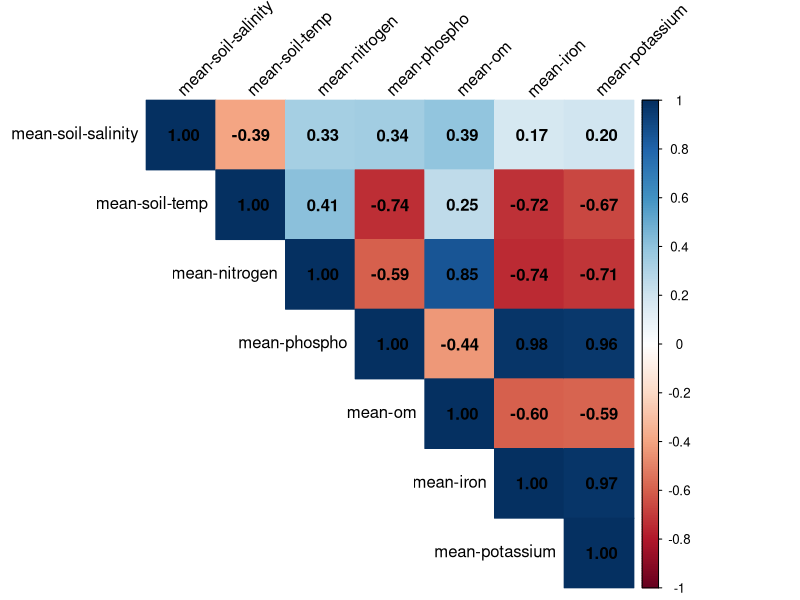
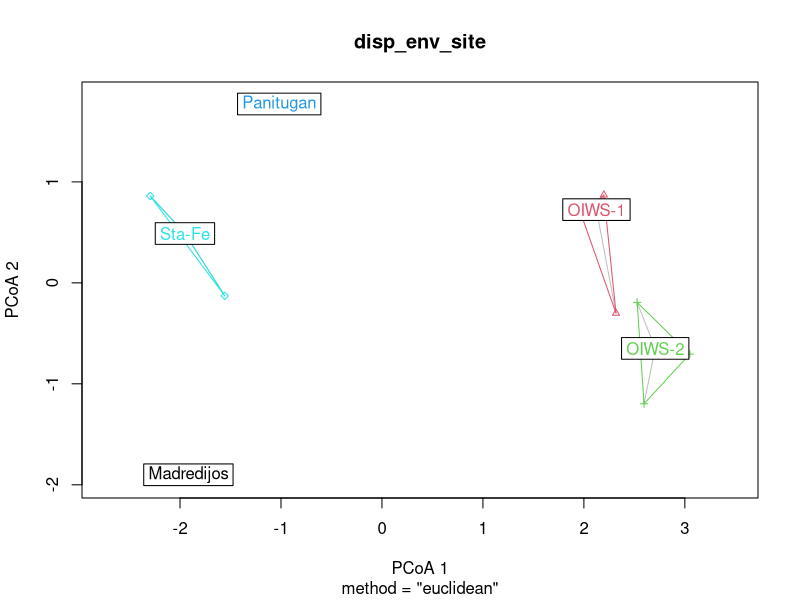

Recreate these plots in R, in order. (Note: this script raises an error after producing the figures.)
### RDA analysis; Final####
library(vegan)
library(glmnet)
library(ggplot2)
library(ggrepel)



# Read feature table
#Feature table used here is one where taxa with unassigned phylum were removed along with mitochondria and chloroplast reads hence, "clean"
asv <- read.table(
  "feature-table-clean.tsv",
  header = TRUE,
  row.names = 1,
  sep = "\t",
  skip = 1,
  check.names = FALSE,
  comment.char = ""
)

# Transpose so samples are rows and ASVs/features are columns
asv_t <- t(asv)

# Read metadata
meta <- read.table(
  "usc-sediment-metadata.tsv",
  header = TRUE,
  row.names = 1,
  sep = "\t",
  check.names = FALSE,
  comment.char = "",
  quote = ""
)

# Check if asv table and metadata table match
nrow(asv_t)
rownames(asv_t)

nrow(meta)
rownames(meta)

length(intersect(rownames(asv_t), rownames(meta)))

setdiff(rownames(asv_t), rownames(meta))
setdiff(rownames(meta), rownames(asv_t))

# Match the samples
common_samples <- intersect(rownames(asv_t), rownames(meta))

## The following steps will prepare the asv table for any downstream statistical analysis such as if you want to do permutation analysis manually without using distances generated by QIIME2. 
# Note that samples = rows, ASVs = columns

asv_perm <- asv_t[common_samples, ] #subset only the samples common to asv table and metadata
meta_perm <- meta[common_samples, ] #subset only the samples common to metadata and asv table

all(rownames(asv_perm) == rownames(meta_perm)) #check
nrow(asv_perm)

# Remove samples with zero total abundance
asv_perm <- asv_perm[rowSums(asv_perm) > 0, , drop = FALSE]

# Re-match metadata after removing any empty samples
meta_perm <- meta_perm[rownames(asv_perm), , drop = FALSE]

# Remove ASVs/features with zero total abundance
asv_perm <- asv_perm[, colSums(asv_perm) > 0, drop = FALSE]

# Confirm
all(rownames(asv_perm) == rownames(meta_perm))
nrow(asv_perm)


# Hellinger transform the raw ASV counts 
#Because RDA is a linear ordination method based on Euclidean distances, ASV abundance data were Hellinger-transformed prior to analysis following Legendre and Gallagher (2001), which recommended this transformation for community composition data used in linear ordination.

asv_hell <- decostand(asv_perm, method = "hellinger")

# Preparing the environmental variables data 

env_vars <- c("mean-soil-salinity",
              "mean-soil-temp",
              "mean-nitrogen",
              "mean-phospho",
              "mean-om",
              "mean-iron",
              "mean-potassium")

# Make metadata copy
meta_rda <- meta_perm

# Make sure environmental variables are numeric
meta_rda[, env_vars] <- lapply(meta_rda[, env_vars], as.numeric)

# Scale environmental variables #very important! AS we are comparing parameters with different scales of measure like temperature and iron content
meta_rda[, env_vars] <- scale(meta_rda[, env_vars])


## Check which variables are correlated
#make envi data variable
env_data <- meta_perm[, env_vars]

# Make sure they are numeric
env_data[] <- lapply(env_data, as.numeric)

# Correlation matrix
cor_mat <- cor(env_data, use = "complete.obs", method = "pearson")

round(cor_mat, 2)

## visualize collinearity

threshold <- 0.7

collinear_pairs <- which(
  abs(cor_mat) > threshold & upper.tri(cor_mat),
  arr.ind = TRUE
)

collinear_table <- data.frame(
  variable1 = rownames(cor_mat)[collinear_pairs[, 1]],
  variable2 = colnames(cor_mat)[collinear_pairs[, 2]],
  correlation = cor_mat[collinear_pairs]
)

collinear_table

collinear_vars <- unique(c(
  collinear_table$variable1,
  collinear_table$variable2
))

# View correlation matrix
# only once
library(corrplot)

corrplot(
  cor_mat,
  method = "color",
  type = "upper",
  addCoef.col = "black",
  tl.col = "black",
  tl.srt = 45
)

#Oh no, many are correlated. I will try lasso tool for variable selection and if it won't work; I will pick the most biologically relevant variable

## LASSO variable selection
# Remove rows with missing environmental data

complete_rows <- complete.cases(env_data)


x <- env_data[complete_rows, ]
y <- asv_hell[complete_rows, ]

# Convert environmental variables to numeric matrix and scale them
x <- as.matrix(x)
x <- scale(x)

# Convert community table to matrix
y <- as.matrix(y)

# Remove ASVs/features with zero abundance across all retained samples
y <- y[, colSums(y) > 0]

#Lasso

set.seed(123)

cv_lasso <- cv.glmnet(
  x,
  y,
  family = "mgaussian",
  alpha = 1,
  standardize = FALSE,
  nfolds = 5
)

lasso_coef_min <- coef(cv_lasso, s = "lambda.min")

selected_lasso_min <- unique(unlist(lapply(lasso_coef_min, function(m) {
  rownames(m)[as.numeric(m) != 0]
})))

selected_lasso_min <- setdiff(selected_lasso_min, "(Intercept)")

selected_lasso_min

# Lasso did not work; guess we have to manually pick
# Let's check whether environmental parameters are significantly different across sites
## PERMANOVA on Euclidean distance

# Scale variables because they are on different units
env_scaled <- scale(env_data)
env_dist <- dist(env_scaled, method = "euclidean")

adonis_env_site <- adonis2(
  env_dist ~ site,
  data = meta_perm,
  permutations = 999
)

adonis_env_site

## PERMDISP
disp_env_site <- betadisper(env_dist, meta_perm$site)
anova(disp_env_site)
plot(disp_env_site)

### Pairwise PERMANOVA among sites
# To identify which site pairs differ in their overall multivariate soil chemistry.
#Use the pairwise function manually created during beta diversity analysis

pairwise_soil_site <- pairwise_permanova(
  distance_matrix = env_dist,
  group = meta_perm$site,
  permutations = 999,
  p_adjust_method = "BH"
)

pairwise_soil_site[order(pairwise_soil_site$p_adj), ]


### PERMANOVA was underpowered so let's biologically pick 
# Highly correlated variables: P, Fe and K; N and OM (expected because N and C cycling are coupled)
# I'll pick salinity, P and OMG as envi variables
# Salinity is not correlated with other nutrients and is a known predictor for coastal ecosystems
# P is related to nutrient availability for mangroves
# OM because it also indicates carbon cycling potential

rda_reduced <- rda(
  asv_hell ~ `mean-soil-salinity` +
    `mean-phospho` +
    `mean-om`,
  data = meta_rda
)

vif.cca(rda_reduced) #variance inflation factor for multicollinearity; values should ideally be less than 2.5 to convey that there is little to no variance due to collinearity across explanatory variables 

anova(rda_reduced, permutations = 999)
anova(rda_reduced, by = "term", permutations = 999)
anova(rda_reduced, by = "axis", permutations = 999)

plot(rda_reduced) #exploratory plotting


anova(rda_reduced, by = "margin", permutations = 999)
#OM was significant but overall RDA model was not 



###########################
#### Final RDA plotting####
############################

# -----------------------------
# 1. Clean metadata columns
# -----------------------------

meta_rda$ForestGroup <- trimws(as.character(meta_rda$`forest-type`))

meta_rda$ForestGroup <- ifelse(
  meta_rda$ForestGroup == "natural", "Natural",
  ifelse(meta_rda$ForestGroup == "planted", "Planted", meta_rda$ForestGroup)
)

meta_rda$Site <- trimws(as.character(meta_rda$site))
meta_rda$Island <- trimws(as.character(meta_rda$island))

# Correct site spelling if needed
meta_rda$Site[meta_rda$Site == "Madredijos"] <- "Madridejos"


# -----------------------------
# 2. Extract sample scores
# -----------------------------

site_scores <- as.data.frame(
  scores(rda_reduced, display = "sites", choices = 1:2, scaling = 2)
)

site_scores$SampleID <- rownames(site_scores)

# Add metadata by matching sample names
site_scores$ForestGroup <- meta_rda[site_scores$SampleID, "ForestGroup"]
site_scores$Site <- meta_rda[site_scores$SampleID, "Site"]
site_scores$Island <- meta_rda[site_scores$SampleID, "Island"]

# Convert to factors for cleaner legends
site_scores$ForestGroup <- factor(
  site_scores$ForestGroup,
  levels = c("Natural", "Planted")
)

site_scores$Site <- factor(
  site_scores$Site,
  levels = c("Madridejos", "Panitugan", "Sta-Fe", "OIWS-1", "OIWS-2")
)


# -----------------------------
# 3. Extract environmental arrows
# -----------------------------

env_scores <- as.data.frame(
  scores(rda_reduced, display = "bp", choices = 1:2, scaling = 2)
)

env_scores$Variable_raw <- rownames(env_scores)

# Clean raw variable names
env_scores$Variable_raw <- gsub("`", "", env_scores$Variable_raw)
env_scores$Variable_raw <- trimws(env_scores$Variable_raw)

# Create clean labels
env_scores$Variable <- env_scores$Variable_raw

env_scores$Variable[env_scores$Variable_raw == "mean-soil-salinity"] <- "Salinity"
env_scores$Variable[env_scores$Variable_raw == "mean-phospho"] <- "Phosphorus"
env_scores$Variable[env_scores$Variable_raw == "mean-om"] <- "Organic matter"


# -----------------------------
# 4. Scale arrows for plotting
# -----------------------------

arrow_multiplier <- 0.8 * min(
  max(abs(site_scores$RDA1), na.rm = TRUE) / max(abs(env_scores$RDA1), na.rm = TRUE),
  max(abs(site_scores$RDA2), na.rm = TRUE) / max(abs(env_scores$RDA2), na.rm = TRUE)
)

env_scores$RDA1 <- env_scores$RDA1 * arrow_multiplier
env_scores$RDA2 <- env_scores$RDA2 * arrow_multiplier


# -----------------------------
# 5. Position arrow labels
# -----------------------------

# Default: place labels beyond arrow tips
env_scores$label_mult <- 1.12

# Bring Salinity and Phosphorus closer to their arrow tips
env_scores$label_mult[
  env_scores$Variable %in% c("Salinity", "Phosphorus")
] <- 1.06

env_scores$label_x <- env_scores$RDA1 * env_scores$label_mult
env_scores$label_y <- env_scores$RDA2 * env_scores$label_mult

# Nudge Organic matter slightly downward
env_scores$label_y[env_scores$Variable == "Organic matter"] <-
  env_scores$label_y[env_scores$Variable == "Organic matter"] - 0.02

# Nudge Salinity slightly upward
env_scores$label_y[env_scores$Variable == "Salinity"] <-
  env_scores$label_y[env_scores$Variable == "Salinity"] + 0.02

# Nudge Phosphorus slightly left and downward
env_scores$label_x[env_scores$Variable == "Phosphorus"] <-
  env_scores$label_x[env_scores$Variable == "Phosphorus"] - 0.03

env_scores$label_y[env_scores$Variable == "Phosphorus"] <-
  env_scores$label_y[env_scores$Variable == "Phosphorus"] - 0.01

# -----------------------------
# 6. Percent variation explained
# -----------------------------

eig <- rda_reduced$CCA$eig

rda1_pct <- round(100 * eig[1] / rda_reduced$tot.chi, 1)
rda2_pct <- round(100 * eig[2] / rda_reduced$tot.chi, 1)


# -----------------------------
# 7. Quick checks
# -----------------------------

table(site_scores$ForestGroup, useNA = "ifany")
table(site_scores$Site, useNA = "ifany")

env_scores

#RDA plot
rda_plot <- ggplot(site_scores, aes(x = RDA1, y = RDA2)) +
  geom_hline(
    yintercept = 0,
    linetype = "dashed",
    linewidth = 0.3,
    color = "grey65"
  ) +
  geom_vline(
    xintercept = 0,
    linetype = "dashed",
    linewidth = 0.3,
    color = "grey65"
  ) +
  
  geom_point(
    aes(color = ForestGroup, shape = Site),
    size = 3.2,
    alpha = 0.9
  ) +
  
  geom_segment(
    data = env_scores,
    aes(x = 0, y = 0, xend = RDA1, yend = RDA2),
    inherit.aes = FALSE,
    arrow = arrow(length = grid::unit(0.22, "cm")),
    linewidth = 0.7,
    color = "black"
  ) +
  
  geom_text_repel(
    data = env_scores,
    aes(x = label_x, y = label_y, label = Variable),
    inherit.aes = FALSE,
    size = 3.8,
    color = "black",
    fontface = "bold",
    segment.color = "grey60",
    box.padding = 0.25,
    point.padding = 0.2,
    max.overlaps = Inf
  ) +
  
  scale_color_manual(
    values = c(
      "Natural" = "forestgreen",
      "Planted" = "darkorange4"
    )
  ) +
  
  labs(
    x = paste0("RDA1 (", rda1_pct, "% of total variation)"),
    y = paste0("RDA2 (", rda2_pct, "% of total variation)"),
    color = "Forest type",
    shape = "Site"
  ) +
  
  coord_equal(clip = "off") +
  
  scale_shape_manual(
    values = c(
      "Madridejos" = 16,
      "Panitugan" = 17,
      "Sta-Fe" = 15,
      "OIWS-1" = 3,
      "OIWS-2" = 7
    )
  ) +
  guides(
    color = guide_legend(order = 1),
    shape = guide_legend(order = 2)
  ) +
  
  theme_classic(base_size = 13) +
  theme(
    axis.title = element_text(size = 13),
    axis.text = element_text(size = 11, color = "black"),
    legend.title = element_text(size = 11),
    legend.text = element_text(size = 10),
    legend.position = "right",
    panel.border = element_rect(
      color = "black",
      fill = NA,
      linewidth = 0.5
    ),
    plot.margin = margin(10, 30, 10, 10)
  )


rda_plot
